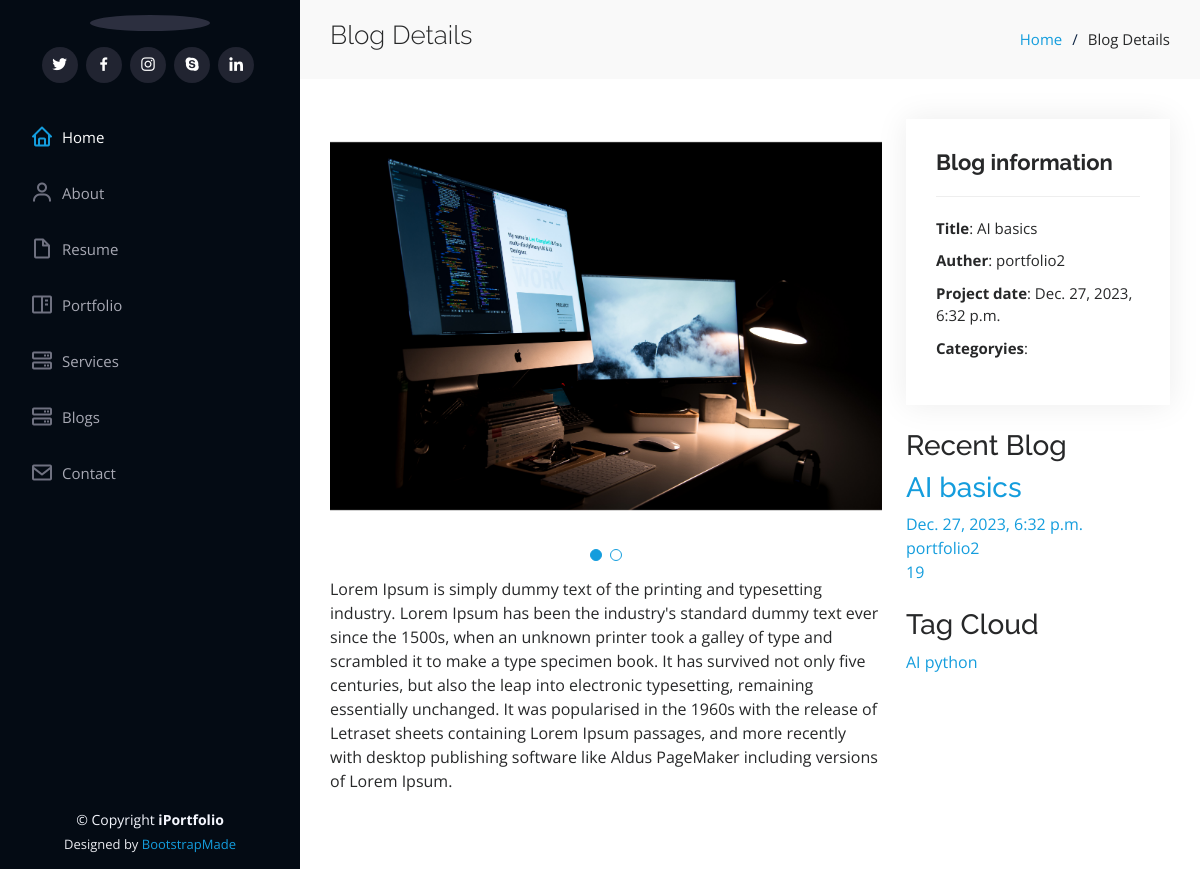
/blog/ai-basics, run on an earlier commit of the app's database.
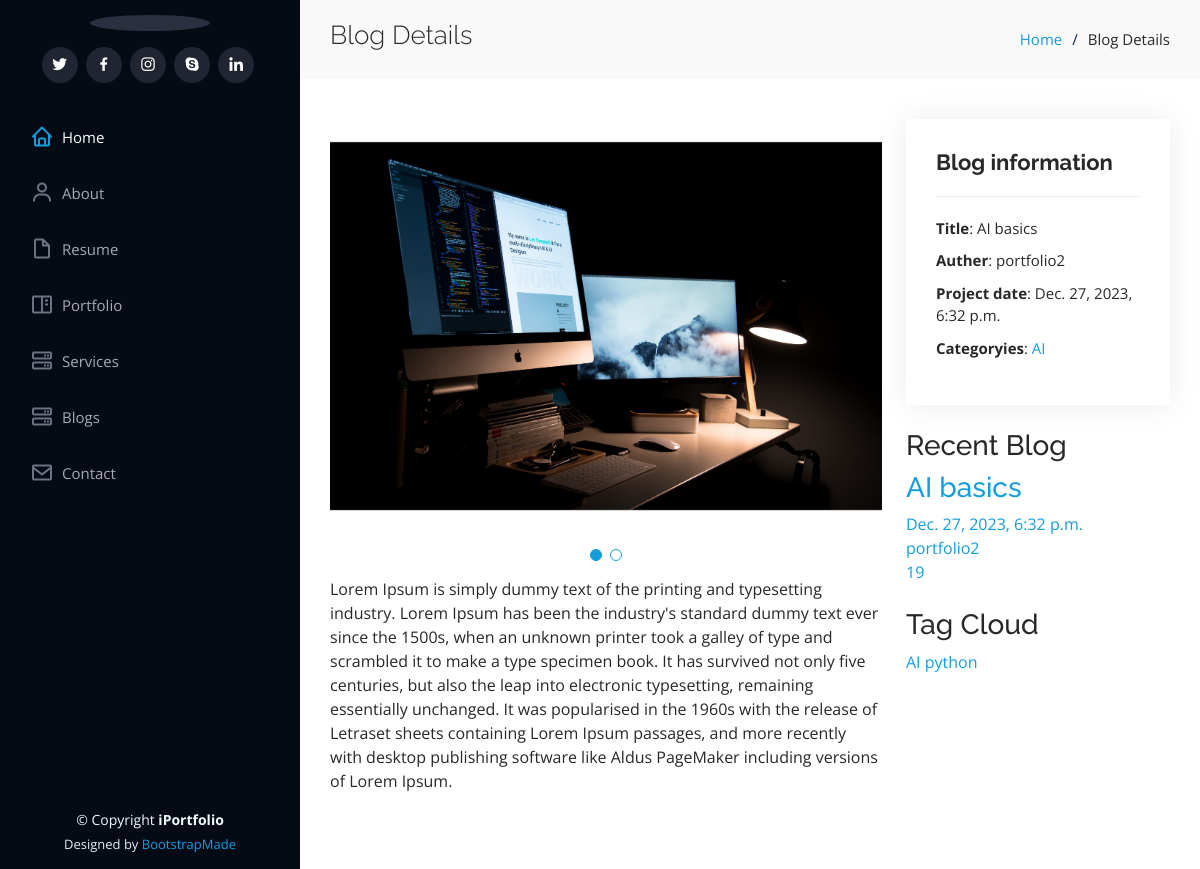
And on a later commit of the database.
### blog/models.py (models this page shows, shortened)
class PostImages(models.Model):
    post = models.ForeignKey(Post, related_name='post_image', on_delete=models.CASCADE)
    image = models.ImageField( upload_to='postImages')

class Post(models.Model):
    auther = models.ForeignKey(User, related_name="post_auther",verbose_name=('auther'), on_delete=models.CASCADE)
    title = models.CharField(max_length=100,verbose_name=('title'))
    tags = TaggableManager(("tags"))
    image = models.ImageField(("image"),upload_to='post/')
    created_at = models.DateTimeField( ("created_at"),default=timezone.now)
    description = models.TextField(("description"),max_length=100000)
    slug = models.SlugField(null=True,blank=True)
    category = models.ForeignKey('PostCategory',related_name='post_category',verbose_name=('category'),on_delete=models.CASCADE ,null=True,blank=True)
    def __str__(self):
        return self.title
    def get_absolute_url(self):
        return reverse("blog:post_detail", kwargs={"slug": self.slug})

class PostCategory(models.Model):
    name = models.CharField(null=True,blank=True, max_length=50)
    def __str__(self):
        return self.name

### blog/views.py (the view)
# urls.py: path('<slug:slug>' , views.PostDetail.as_view() , name='post_detail'),
class PostDetail(DetailView):
    model = Post
    template_name = 'blog/post_details.html'
    def get_context_data(self, **kwargs):
        context = super().get_context_data(**kwargs)
        context["categories"] = PostCategory.objects.all().annotate(post_count=Count('post_category'))
        context["tags"] = Tag.objects.all()
        context["recent_posts"] = Post.objects.all()[:3]
        return context

### blog/templates/blog/post_details.html (shortened to what this page needs)
{% extends "base.html" %}
{% load static %}
{% block body %}
<main id="main">
    <section id="breadcrumbs" class="breadcrumbs">
        <div class="container">
            <div class="d-flex justify-content-between align-items-center">
                <h2>Blog Details</h2>
                <ol>
                    <li><a href="/">Home</a></li>
                    <li>Blog Details</li>
                </ol>
            </div>
        </div>
    </section>
    <section id="portfolio-details" class="portfolio-details">
        <div class="container">
            <div class="row gy-4">
                <div class="col-lg-8">
                    <div class="portfolio-details-slider swiper">
                        <div class="swiper-wrapper align-items-center">
                            {% for image in object.post_image.all %}
                            <div class="swiper-slide">
                                <img src="{{image.image.url}}" alt="">
                            </div>
                            {% endfor %}
                        </div>
                        <div class="swiper-pagination"></div>
                    </div>
                    <p>{{object.description}}</p>
                </div>
                <div class="col-lg-4">
                    <div class="portfolio-info">
                        <h3>Blog information</h3>
                        <ul>
                            <li><strong>Title</strong>: {{object.title}}</li>
                            <li><strong>Auther</strong>: {{object.auther}}</li>
                            <li><strong>Project date</strong>: {{object.created_at}}</li>
                            <li><strong>Categoryies</strong>:
                                {% for category in categories %}
                                 <a href="{% url 'blog:post_by_category' category %}">{{category}}</a></li>
                                 {% endfor %}
                        </ul>
                    </div><br>
                    <div class="sidebar-box ftco-animate">
                        <h3 class="heading-sidebar">Recent Blog</h3>
                        {% for post in recent_posts  %}
                        <div class="block-21 mb-4 d-flex">
                            <div class="text">
                                <h3 class="heading"><a href="{{post.get_absolute_url}}">{{post}}</a></h3>
                                <div class="meta">
                                    <div><a href="{{post.get_absolute_url}}">{{post.created_at}}</a></div>
                                    <div><a href="{{post.get_absolute_url}}">{{post.auther}}</a></div>
                                    <div><a href="{{post.get_absolute_url}}"> 19</a>
                                    </div>
                                </div>
                            </div>
                        </div>
                        {% endfor %}
                    </div>
                    <div class="sidebar-box ftco-animate">
                    <h3 class="heading-sidebar">Tag Cloud</h3>
                    <div class="tagcloud">
                        {% for tag in tags  %}
                        <a href="{% url 'blog:post_by_tags' tag %}" class="tag-cloud-link">{{tag}}</a>
                        {% endfor %}
                    </div>
                </div>
                </div>
            </div>
        </div>
    </section>
</main>
{% endblock body%}

What changed in the data, as far as the page shows it:
added PostCategory: name "AI"
